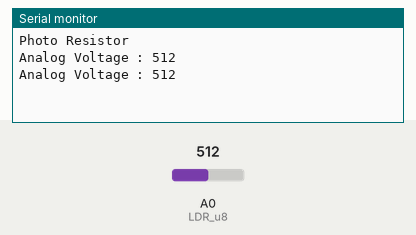
Simulated run of this sketch. Board: Arduino Uno, built with avr-gcc and run on an emulated ATmega328P. Parts: the last lines printed to the serial monitor. Inputs (shaded band) come from the test bench; at power-on: A0 (LDR_u8) = 512.

Above: at 1.8 s.
1.9 s: A0 (LDR_u8) set to 716
At 2.8 s:
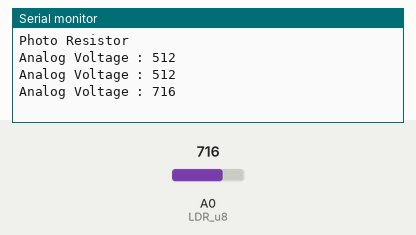
3.4 s: A0 (LDR_u8) set to 900
At 4.7 s:
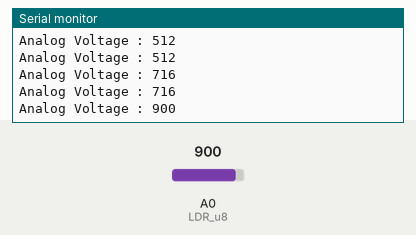
Timing chart, 0 to 6.4 s (numbered marks = the images above; inputs shaded):
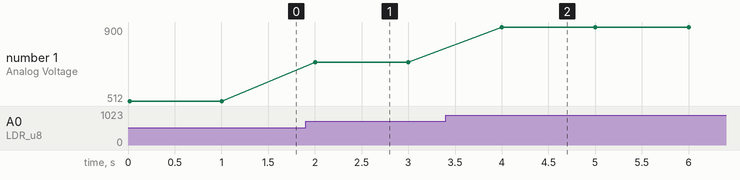

The sketch:

05_photo_resistor.ino
```cpp
#define  LDR_u8 14
void setup() {

  Serial.begin(9600);
  Serial.println("Photo Resistor");

}

void loop() {
      uint16_t analogVtg = analogRead(LDR_u8);
       Serial.print("Analog Voltage : ");
      Serial.println(analogVtg);
      delay(1000);
}
```

Measured:
- after the input at 1.9 s, the serial monitor: prints a new line after 0.10 s (image 1)
- after the input at 3.4 s, the serial monitor: prints a new line after 0.60 s (image 2)
- plotted number 1: 512 → 716 after the input at 1.9 s, 716 → 900 after the input at 3.4 s
